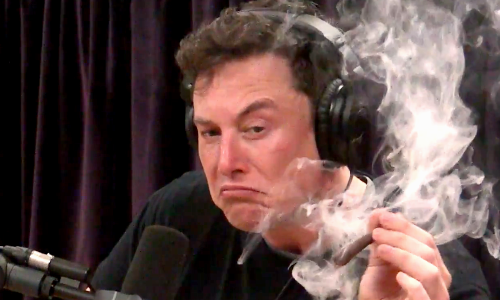
#> input picture elon.png, 500 x 300 px
$ python ColorFilter.py
#> lines starting #> are read from the running program, lines starting #| are printed output that depends on the picture
### ex01/ImageProcessor.py
import matplotlib.image as mpimg
import matplotlib.pyplot as plt


class ImageProcessor(object):
    """docstring for ImageProcessor."""

    def __init__(self):
        pass

    def load(self, path):
#> called with path = '../elon.png'
        img = mpimg.imread(path)
#> img is the input picture: shape (300, 500, 4) float32; mean R, G, B, A 0.383, 0.296, 0.286, 1
        print(img.shape[:2])
#| (300, 500)
        return img

    def display(self, arr):
        plt.imshow(arr)
        plt.show()


ip = ImageProcessor()
img = ip.load("../elon.png")
print(img)
#> (printed output is left out)
#| (300, 500)
ip.display(img)

### ex03/ColorFilter.py
from ImageProcessor import ImageProcessor
import numpy as np


class ColorFilter(object):
    """docstring for ColorFilter."""

    def __init__(self):
        pass

    def invert(self, arg):
        for x in arg:
            for y in x:
                y[0] = 1 - y[0]
                y[1] = 1 - y[1]
                y[2] = 1 - y[2]
#> after the loop, y = [0.933, 0.965, 0.945, 1]
        return arg

    # [53 lines left out: functions to_blue, to_green, to_red, getcolor, celluloid, to_grayscale, not called in this run]


imp = ImageProcessor()
img = imp.load("elon.png")
cf = ColorFilter()

fi = cf.invert(img)
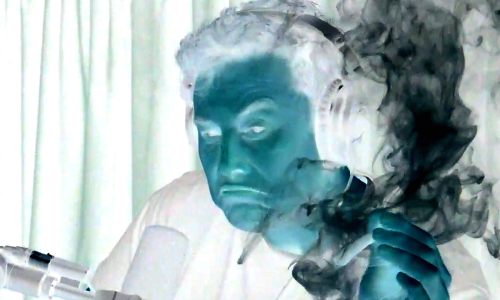
#> fi: shape (300, 500, 4) float32; mean R, G, B, A 0.617, 0.703, 0.714, 1
# [6 lines of commented-out code are left out]

imp.display(fi)
